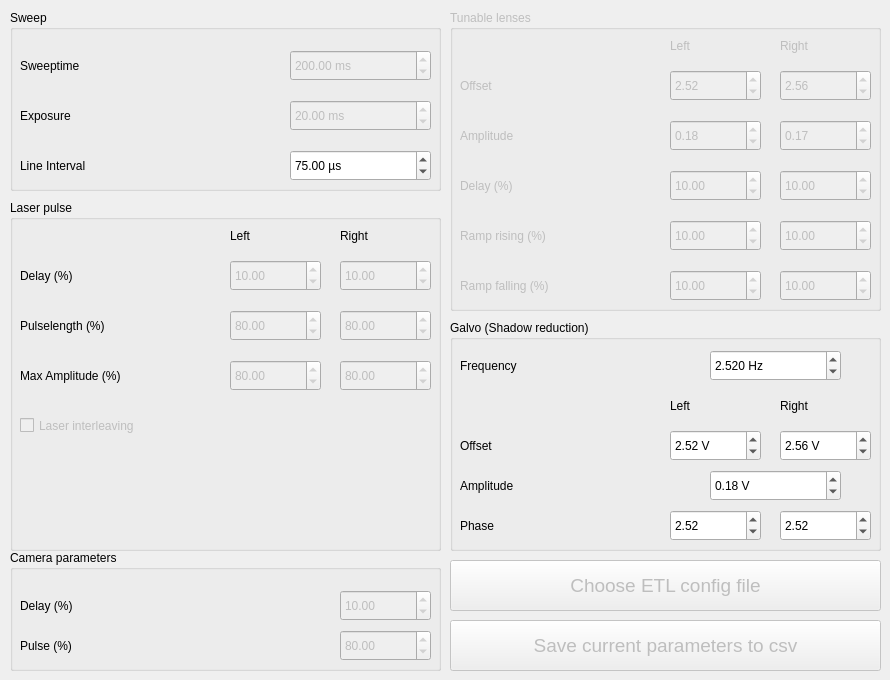
    <widget class="QWidget" name="tab_7">
     <attribute name="title">
      <string>Parameters</string>
     </attribute>
     <widget class="QGroupBox" name="sweep">
      <property name="geometry">
       <rect>
        <x>10</x>
        <y>10</y>
        <width>431</width>
        <height>181</height>
       </rect>
      </property>
      <property name="title">
       <string>Sweep</string>
      </property>
      <widget class="QDoubleSpinBox" name="sweeptime_Spinbox">
       <property name="enabled">
        <bool>false</bool>
       </property>
       <property name="geometry">
        <rect>
         <x>280</x>
         <y>40</y>
         <width>141</width>
         <height>31</height>
        </rect>
       </property>
       <property name="suffix">
        <string> ms</string>
       </property>
       <property name="minimum">
        <double>100.000000000000000</double>
       </property>
       <property name="maximum">
        <double>1000.000000000000000</double>
       </property>
       <property name="singleStep">
        <double>1.000000000000000</double>
       </property>
       <property name="value">
        <double>200.000000000000000</double>
       </property>
      </widget>
      <widget class="QLabel" name="label_35">
       <property name="geometry">
        <rect>
         <x>10</x>
         <y>40</y>
         <width>161</width>
         <height>31</height>
        </rect>
       </property>
       <property name="text">
        <string>Sweeptime</string>
       </property>
      </widget>
      <widget class="QLabel" name="label_36">
       <property name="geometry">
        <rect>
         <x>10</x>
         <y>90</y>
         <width>141</width>
         <height>31</height>
        </rect>
       </property>
       <property name="text">
        <string>Exposure</string>
       </property>
      </widget>
      <widget class="QLabel" name="label_37">
       <property name="geometry">
        <rect>
         <x>10</x>
         <y>140</y>
         <width>161</width>
         <height>31</height>
        </rect>
       </property>
       <property name="text">
        <string>Line Interval</string>
       </property>
      </widget>
      <widget class="QDoubleSpinBox" name="exposure_Spinbox">
       <property name="enabled">
        <bool>false</bool>
       </property>
       <property name="geometry">
        <rect>
         <x>280</x>
         <y>90</y>
         <width>141</width>
         <height>31</height>
        </rect>
       </property>
       <property name="suffix">
        <string> ms</string>
       </property>
       <property name="minimum">
        <double>3.000000000000000</double>
       </property>
       <property name="maximum">
        <double>1000.000000000000000</double>
       </property>
       <property name="singleStep">
        <double>1.000000000000000</double>
       </property>
       <property name="value">
        <double>20.000000000000000</double>
       </property>
      </widget>
      <widget class="QDoubleSpinBox" name="line_interval_Spinbox">
       <property name="enabled">
        <bool>true</bool>
       </property>
       <property name="geometry">
        <rect>
         <x>280</x>
         <y>140</y>
         <width>141</width>
         <height>31</height>
        </rect>
       </property>
       <property name="suffix">
        <string> µs</string>
       </property>
       <property name="minimum">
        <double>3.000000000000000</double>
       </property>
       <property name="maximum">
        <double>1000.000000000000000</double>
       </property>
       <property name="singleStep">
        <double>1.000000000000000</double>
       </property>
       <property name="value">
        <double>75.000000000000000</double>
       </property>
      </widget>
     </widget>
     <widget class="QGroupBox" name="groupBox_11">
      <property name="geometry">
       <rect>
        <x>10</x>
        <y>550</y>
        <width>431</width>
        <height>121</height>
       </rect>
      </property>
      <property name="title">
       <string>Camera parameters</string>
      </property>
      <widget class="QLabel" name="label_38">
       <property name="geometry">
        <rect>
         <x>10</x>
         <y>40</y>
         <width>131</width>
         <height>31</height>
        </rect>
       </property>
       <property name="text">
        <string>Delay (%)</string>
       </property>
      </widget>
      <widget class="QLabel" name="label_39">
       <property name="geometry">
        <rect>
         <x>10</x>
         <y>80</y>
         <width>131</width>
         <height>31</height>
        </rect>
       </property>
       <property name="text">
        <string>Pulse (%)</string>
       </property>
      </widget>
      <widget class="QDoubleSpinBox" name="doubleSpinBox_23">
       <property name="enabled">
        <bool>false</bool>
       </property>
       <property name="geometry">
        <rect>
         <x>330</x>
         <y>40</y>
         <width>91</width>
         <height>31</height>
        </rect>
       </property>
       <property name="maximum">
        <double>100.000000000000000</double>
       </property>
       <property name="singleStep">
        <double>0.100000000000000</double>
       </property>
       <property name="value">
        <double>10.000000000000000</double>
       </property>
      </widget>
      <widget class="QDoubleSpinBox" name="doubleSpinBox_24">
       <property name="enabled">
        <bool>false</bool>
       </property>
       <property name="geometry">
        <rect>
         <x>330</x>
         <y>80</y>
         <width>91</width>
         <height>31</height>
        </rect>
       </property>
       <property name="maximum">
        <double>100.000000000000000</double>
       </property>
       <property name="singleStep">
        <double>0.100000000000000</double>
       </property>
       <property name="value">
        <double>80.000000000000000</double>
       </property>
      </widget>
     </widget>
     <widget class="QGroupBox" name="groupBox_12">
      <property name="geometry">
       <rect>
        <x>10</x>
        <y>200</y>
        <width>431</width>
        <height>351</height>
       </rect>
      </property>
      <property name="title">
       <string>Laser pulse</string>
      </property>
      <widget class="QLabel" name="label_22">
       <property name="geometry">
        <rect>
         <x>220</x>
         <y>20</y>
         <width>91</width>
         <height>31</height>
        </rect>
       </property>
       <property name="text">
        <string>Left</string>
       </property>
      </widget>
      <widget class="QLabel" name="label_23">
       <property name="geometry">
        <rect>
         <x>330</x>
         <y>20</y>
         <width>91</width>
         <height>31</height>
        </rect>
       </property>
       <property name="text">
        <string>Right</string>
       </property>
      </widget>
      <widget class="QLabel" name="label_40">
       <property name="geometry">
        <rect>
         <x>10</x>
         <y>60</y>
         <width>131</width>
         <height>31</height>
        </rect>
       </property>
       <property name="text">
        <string>Delay (%)</string>
       </property>
      </widget>
      <widget class="QDoubleSpinBox" name="doubleSpinBox_25">
       <property name="enabled">
        <bool>false</bool>
       </property>
       <property name="geometry">
        <rect>
         <x>220</x>
         <y>60</y>
         <width>91</width>
         <height>31</height>
        </rect>
       </property>
       <property name="maximum">
        <double>100.000000000000000</double>
       </property>
       <property name="singleStep">
        <double>0.100000000000000</double>
       </property>
       <property name="value">
        <double>10.000000000000000</double>
       </property>
      </widget>
      <widget class="QDoubleSpinBox" name="doubleSpinBox_26">
       <property name="enabled">
        <bool>false</bool>
       </property>
       <property name="geometry">
        <rect>
         <x>330</x>
         <y>60</y>
         <width>91</width>
         <height>31</height>
        </rect>
       </property>
       <property name="maximum">
        <double>100.000000000000000</double>
       </property>
       <property name="singleStep">
        <double>0.100000000000000</double>
       </property>
       <property name="value">
        <double>10.000000000000000</double>
       </property>
      </widget>
      <widget class="QLabel" name="label_41">
       <property name="geometry">
        <rect>
         <x>10</x>
         <y>110</y>
         <width>161</width>
         <height>31</height>
        </rect>
       </property>
       <property name="text">
        <string>Pulselength (%)</string>
       </property>
      </widget>
      <widget class="QDoubleSpinBox" name="doubleSpinBox_27">
       <property name="enabled">
        <bool>false</bool>
       </property>
       <property name="geometry">
        <rect>
         <x>220</x>
         <y>110</y>
         <width>91</width>
         <height>31</height>
        </rect>
       </property>
       <property name="maximum">
        <double>100.000000000000000</double>
       </property>
       <property name="singleStep">
        <double>0.100000000000000</double>
       </property>
       <property name="value">
        <double>80.000000000000000</double>
       </property>
      </widget>
      <widget class="QDoubleSpinBox" name="doubleSpinBox_28">
       <property name="enabled">
        <bool>false</bool>
       </property>
       <property name="geometry">
        <rect>
         <x>330</x>
         <y>110</y>
         <width>91</width>
         <height>31</height>
        </rect>
       </property>
       <property name="maximum">
        <double>100.000000000000000</double>
       </property>
       <property name="singleStep">
        <double>0.100000000000000</double>
       </property>
       <property name="value">
        <double>80.000000000000000</double>
       </property>
      </widget>
      <widget class="QCheckBox" name="checkBox_3">
       <property name="enabled">
        <bool>false</bool>
       </property>
       <property name="geometry">
        <rect>
         <x>10</x>
         <y>210</y>
         <width>351</width>
         <height>31</height>
        </rect>
       </property>
       <property name="text">
        <string>Laser interleaving</string>
       </property>
      </widget>
      <widget class="QLabel" name="label_51">
       <property name="geometry">
        <rect>
         <x>10</x>
         <y>160</y>
         <width>181</width>
         <height>31</height>
        </rect>
       </property>
       <property name="text">
        <string>Max Amplitude (%)</string>
       </property>
      </widget>
      <widget class="QDoubleSpinBox" name="doubleSpinBox_44">
       <property name="enabled">
        <bool>false</bool>
       </property>
       <property name="geometry">
        <rect>
         <x>220</x>
         <y>160</y>
         <width>91</width>
         <height>31</height>
        </rect>
       </property>
       <property name="maximum">
        <double>100.000000000000000</double>
       </property>
       <property name="singleStep">
        <double>0.100000000000000</double>
       </property>
       <property name="value">
        <double>80.000000000000000</double>
       </property>
      </widget>
      <widget class="QDoubleSpinBox" name="doubleSpinBox_45">
       <property name="enabled">
        <bool>false</bool>
       </property>
       <property name="geometry">
        <rect>
         <x>330</x>
         <y>160</y>
         <width>91</width>
         <height>31</height>
        </rect>
       </property>
       <property name="maximum">
        <double>100.000000000000000</double>
       </property>
       <property name="singleStep">
        <double>0.100000000000000</double>
       </property>
       <property name="value">
        <double>80.000000000000000</double>
       </property>
      </widget>
     </widget>
     <widget class="QGroupBox" name="groupBox_7">
      <property name="enabled">
       <bool>true</bool>
      </property>
      <property name="geometry">
       <rect>
        <x>450</x>
        <y>320</y>
        <width>431</width>
        <height>231</height>
       </rect>
      </property>
      <property name="title">
       <string>Galvo (Shadow reduction)</string>
      </property>
      <widget class="QLabel" name="label_24">
       <property name="geometry">
        <rect>
         <x>10</x>
         <y>30</y>
         <width>131</width>
         <height>31</height>
        </rect>
       </property>
       <property name="text">
        <string>Frequency</string>
       </property>
      </widget>
      <widget class="QDoubleSpinBox" name="galvoFrequencySpinbox">
       <property name="enabled">
        <bool>true</bool>
       </property>
       <property name="geometry">
        <rect>
         <x>260</x>
         <y>30</y>
         <width>131</width>
         <height>31</height>
        </rect>
       </property>
       <property name="suffix">
        <string> Hz</string>
       </property>
       <property name="decimals">
        <number>3</number>
       </property>
       <property name="maximum">
        <double>400.000000000000000</double>
       </property>
       <property name="singleStep">
        <double>0.001000000000000</double>
       </property>
       <property name="value">
        <double>2.520000000000000</double>
       </property>
      </widget>
      <widget class="QLabel" name="label_42">
       <property name="geometry">
        <rect>
         <x>220</x>
         <y>70</y>
         <width>91</width>
         <height>31</height>
        </rect>
       </property>
       <property name="text">
        <string>Left</string>
       </property>
      </widget>
      <widget class="QLabel" name="label_43">
       <property name="geometry">
        <rect>
         <x>330</x>
         <y>70</y>
         <width>91</width>
         <height>31</height>
        </rect>
       </property>
       <property name="text">
        <string>Right</string>
       </property>
      </widget>
      <widget class="QLabel" name="label_44">
       <property name="geometry">
        <rect>
         <x>10</x>
         <y>110</y>
         <width>131</width>
         <height>31</height>
        </rect>
       </property>
       <property name="text">
        <string>Offset</string>
       </property>
      </widget>
      <widget class="QLabel" name="label_45">
       <property name="geometry">
        <rect>
         <x>10</x>
         <y>150</y>
         <width>141</width>
         <height>31</height>
        </rect>
       </property>
       <property name="text">
        <string>Amplitude</string>
       </property>
      </widget>
      <widget class="QDoubleSpinBox" name="galvo_left_amplitude_Spinbox">
       <property name="enabled">
        <bool>true</bool>
       </property>
       <property name="geometry">
        <rect>
         <x>260</x>
         <y>150</y>
         <width>131</width>
         <height>31</height>
        </rect>
       </property>
       <property name="suffix">
        <string> V</string>
       </property>
       <property name="maximum">
        <double>10.000000000000000</double>
       </property>
       <property name="singleStep">
        <double>0.010000000000000</double>
       </property>
       <property name="value">
        <double>0.180000000000000</double>
       </property>
      </widget>
      <widget class="QDoubleSpinBox" name="galvo_right_offset_Spinbox">
       <property name="enabled">
        <bool>true</bool>
       </property>
       <property name="geometry">
        <rect>
         <x>330</x>
         <y>110</y>
         <width>91</width>
         <height>31</height>
        </rect>
       </property>
       <property name="suffix">
        <string> V</string>
       </property>
       <property name="minimum">
        <double>-5.000000000000000</double>
       </property>
       <property name="maximum">
        <double>5.000000000000000</double>
       </property>
       <property name="singleStep">
        <double>0.010000000000000</double>
       </property>
       <property name="value">
        <double>2.560000000000000</double>
       </property>
      </widget>
      <widget class="QDoubleSpinBox" name="galvo_left_offset_Spinbox">
       <property name="enabled">
        <bool>true</bool>
       </property>
       <property name="geometry">
        <rect>
         <x>220</x>
         <y>110</y>
         <width>91</width>
         <height>31</height>
        </rect>
       </property>
       <property name="suffix">
        <string> V</string>
       </property>
       <property name="minimum">
        <double>-5.000000000000000</double>
       </property>
       <property name="maximum">
        <double>5.000000000000000</double>
       </property>
       <property name="singleStep">
        <double>0.010000000000000</double>
       </property>
       <property name="value">
        <double>2.520000000000000</double>
       </property>
      </widget>
      <widget class="QLabel" name="label_46">
       <property name="geometry">
        <rect>
         <x>10</x>
         <y>190</y>
         <width>131</width>
         <height>31</height>
        </rect>
       </property>
       <property name="text">
        <string>Phase</string>
       </property>
      </widget>
      <widget class="QDoubleSpinBox" name="galvo_left_phase_Spinbox">
       <property name="enabled">
        <bool>true</bool>
       </property>
       <property name="geometry">
        <rect>
         <x>220</x>
         <y>190</y>
         <width>91</width>
         <height>31</height>
        </rect>
       </property>
       <property name="maximum">
        <double>360.000000000000000</double>
       </property>
       <property name="singleStep">
        <double>0.010000000000000</double>
       </property>
       <property name="value">
        <double>2.520000000000000</double>
       </property>
      </widget>
      <widget class="QDoubleSpinBox" name="galvo_right_phase_Spinbox">
       <property name="enabled">
        <bool>true</bool>
       </property>
       <property name="geometry">
        <rect>
         <x>330</x>
         <y>190</y>
         <width>91</width>
         <height>31</height>
        </rect>
       </property>
       <property name="maximum">
        <double>360.000000000000000</double>
       </property>
       <property name="singleStep">
        <double>0.010000000000000</double>
       </property>
       <property name="value">
        <double>2.520000000000000</double>
       </property>
      </widget>
     </widget>
     <widget class="QGroupBox" name="groupBox_13">
      <property name="enabled">
       <bool>false</bool>
      </property>
      <property name="geometry">
       <rect>
        <x>450</x>
        <y>10</y>
        <width>431</width>
        <height>301</height>
       </rect>
      </property>
      <property name="title">
       <string>Tunable lenses</string>
      </property>
      <widget class="QLabel" name="label_47">
       <property name="geometry">
        <rect>
         <x>10</x>
         <y>60</y>
         <width>131</width>
         <height>31</height>
        </rect>
       </property>
       <property name="text">
        <string>Offset</string>
       </property>
      </widget>
      <widget class="QLabel" name="label_48">
       <property name="geometry">
        <rect>
         <x>10</x>
         <y>110</y>
         <width>141</width>
         <height>31</height>
        </rect>
       </property>
       <property name="text">
        <string>Amplitude</string>
       </property>
      </widget>
      <widget class="QDoubleSpinBox" name="doubleSpinBox_5">
       <property name="enabled">
        <bool>false</bool>
       </property>
       <property name="geometry">
        <rect>
         <x>220</x>
         <y>60</y>
         <width>91</width>
         <height>31</height>
        </rect>
       </property>
       <property name="maximum">
        <double>5.000000000000000</double>
       </property>
       <property name="singleStep">
        <double>0.010000000000000</double>
       </property>
       <property name="value">
        <double>2.520000000000000</double>
       </property>
      </widget>
      <widget class="QLabel" name="label_49">
       <property name="geometry">
        <rect>
         <x>220</x>
         <y>20</y>
         <width>91</width>
         <height>31</height>
        </rect>
       </property>
       <property name="text">
        <string>Left</string>
       </property>
      </widget>
      <widget class="QLabel" name="label_50">
       <property name="geometry">
        <rect>
         <x>330</x>
         <y>20</y>
         <width>91</width>
         <height>31</height>
        </rect>
       </property>
       <property name="text">
        <string>Right</string>
       </property>
      </widget>
      <widget class="QDoubleSpinBox" name="doubleSpinBox_35">
       <property name="enabled">
        <bool>false</bool>
       </property>
       <property name="geometry">
        <rect>
         <x>330</x>
         <y>60</y>
         <width>91</width>
         <height>31</height>
        </rect>
       </property>
       <property name="maximum">
        <double>5.000000000000000</double>
       </property>
       <property name="singleStep">
        <double>0.010000000000000</double>
       </property>
       <property name="value">
        <double>2.560000000000000</double>
       </property>
      </widget>
      <widget class="QDoubleSpinBox" name="doubleSpinBox_36">
       <property name="enabled">
        <bool>false</bool>
       </property>
       <property name="geometry">
        <rect>
         <x>220</x>
         <y>110</y>
         <width>91</width>
         <height>31</height>
        </rect>
       </property>
       <property name="maximum">
        <double>2.000000000000000</double>
       </property>
       <property name="singleStep">
        <double>0.010000000000000</double>
       </property>
       <property name="value">
        <double>0.180000000000000</double>
       </property>
      </widget>
      <widget class="QDoubleSpinBox" name="doubleSpinBox_37">
       <property name="enabled">
        <bool>false</bool>
       </property>
       <property name="geometry">
        <rect>
         <x>330</x>
         <y>110</y>
         <width>91</width>
         <height>31</height>
        </rect>
       </property>
       <property name="maximum">
        <double>2.000000000000000</double>
       </property>
       <property name="singleStep">
        <double>0.010000000000000</double>
       </property>
       <property name="value">
        <double>0.170000000000000</double>
       </property>
      </widget>
      <widget class="QLabel" name="label_52">
       <property name="geometry">
        <rect>
         <x>10</x>
         <y>160</y>
         <width>131</width>
         <height>31</height>
        </rect>
       </property>
       <property name="text">
        <string>Delay (%)</string>
       </property>
      </widget>
      <widget class="QLabel" name="label_53">
       <property name="geometry">
        <rect>
         <x>10</x>
         <y>210</y>
         <width>161</width>
         <height>31</height>
        </rect>
       </property>
       <property name="text">
        <string>Ramp rising (%)</string>
       </property>
      </widget>
      <widget class="QLabel" name="label_54">
       <property name="geometry">
        <rect>
         <x>10</x>
         <y>260</y>
         <width>161</width>
         <height>31</height>
        </rect>
       </property>
       <property name="text">
        <string>Ramp falling (%)</string>
       </property>
      </widget>
      <widget class="QDoubleSpinBox" name="doubleSpinBox_38">
       <property name="enabled">
        <bool>false</bool>
       </property>
       <property name="geometry">
        <rect>
         <x>330</x>
         <y>160</y>
         <width>91</width>
         <height>31</height>
        </rect>
       </property>
       <property name="maximum">
        <double>100.000000000000000</double>
       </property>
       <property name="singleStep">
        <double>0.100000000000000</double>
       </property>
       <property name="value">
        <double>10.000000000000000</double>
       </property>
      </widget>
      <widget class="QDoubleSpinBox" name="doubleSpinBox_39">
       <property name="enabled">
        <bool>false</bool>
       </property>
       <property name="geometry">
        <rect>
         <x>220</x>
         <y>160</y>
         <width>91</width>
         <height>31</height>
        </rect>
       </property>
       <property name="maximum">
        <double>100.000000000000000</double>
       </property>
       <property name="singleStep">
        <double>0.100000000000000</double>
       </property>
       <property name="value">
        <double>10.000000000000000</double>
       </property>
      </widget>
      <widget class="QDoubleSpinBox" name="doubleSpinBox_40">
       <property name="enabled">
        <bool>false</bool>
       </property>
       <property name="geometry">
        <rect>
         <x>330</x>
         <y>210</y>
         <width>91</width>
         <height>31</height>
        </rect>
       </property>
       <property name="maximum">
        <double>100.000000000000000</double>
       </property>
       <property name="singleStep">
        <double>0.100000000000000</double>
       </property>
       <property name="value">
        <double>10.000000000000000</double>
       </property>
      </widget>
      <widget class="QDoubleSpinBox" name="doubleSpinBox_41">
       <property name="enabled">
        <bool>false</bool>
       </property>
       <property name="geometry">
        <rect>
         <x>220</x>
         <y>210</y>
         <width>91</width>
         <height>31</height>
        </rect>
       </property>
       <property name="maximum">
        <double>100.000000000000000</double>
       </property>
       <property name="singleStep">
        <double>0.100000000000000</double>
       </property>
       <property name="value">
        <double>10.000000000000000</double>
       </property>
      </widget>
      <widget class="QDoubleSpinBox" name="doubleSpinBox_42">
       <property name="enabled">
        <bool>false</bool>
       </property>
       <property name="geometry">
        <rect>
         <x>330</x>
         <y>260</y>
         <width>91</width>
         <height>31</height>
        </rect>
       </property>
       <property name="maximum">
        <double>100.000000000000000</double>
       </property>
       <property name="singleStep">
        <double>0.100000000000000</double>
       </property>
       <property name="value">
        <double>10.000000000000000</double>
       </property>
      </widget>
      <widget class="QDoubleSpinBox" name="doubleSpinBox_43">
       <property name="enabled">
        <bool>false</bool>
       </property>
       <property name="geometry">
        <rect>
         <x>220</x>
         <y>260</y>
         <width>91</width>
         <height>31</height>
        </rect>
       </property>
       <property name="maximum">
        <double>100.000000000000000</double>
       </property>
       <property name="singleStep">
        <double>0.100000000000000</double>
       </property>
       <property name="value">
        <double>10.000000000000000</double>
       </property>
      </widget>
     </widget>
     <widget class="QPushButton" name="SaveParametersButton_3">
      <property name="enabled">
       <bool>false</bool>
      </property>
      <property name="geometry">
       <rect>
        <x>450</x>
        <y>560</y>
        <width>431</width>
        <height>51</height>
       </rect>
      </property>
      <property name="font">
       <font>
        <pointsize>14</pointsize>
        <weight>50</weight>
        <italic>false</italic>
        <bold>false</bold>
       </font>
      </property>
      <property name="text">
       <string>Choose ETL config file</string>
      </property>
     </widget>
     <widget class="QPushButton" name="SaveParametersButton_4">
      <property name="enabled">
       <bool>false</bool>
      </property>
      <property name="geometry">
       <rect>
        <x>450</x>
        <y>620</y>
        <width>431</width>
        <height>51</height>
       </rect>
      </property>
      <property name="font">
       <font>
        <pointsize>14</pointsize>
        <weight>50</weight>
        <italic>false</italic>
        <bold>false</bold>
       </font>
      </property>
      <property name="text">
       <string>Save current parameters to csv</string>
      </property>
     </widget>
    </widget>
